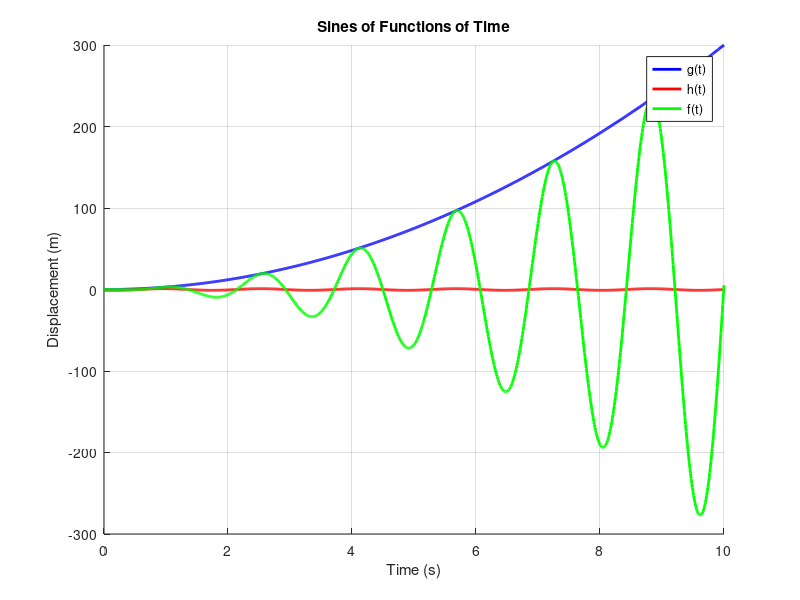

This figure's MATLAB source:
#!/usr/bin/octave -q

% sinplot.m
% Date  : 05 August 2017
% Author: Ankit Pati

hold on;
grid on;

title('Sines of Functions of Time');
xlabel('Time (s)');
ylabel('Displacement (m)');

t = 0 : 0.01 : 10;

g = 3 .* t.^2;
h = sin(4 .* t + 4);
f = g .* h;

plot(t, g, 'color', 'blue' , 'linewidth', 2, 'DisplayName', 'g(t)');
plot(t, h, 'color', 'red'  , 'linewidth', 2, 'DisplayName', 'h(t)');
plot(t, f, 'color', 'green', 'linewidth', 2, 'DisplayName', 'f(t)');

legend('show');

drawnow();
input('Press enter key to terminate...');

% end of sinplot.m
